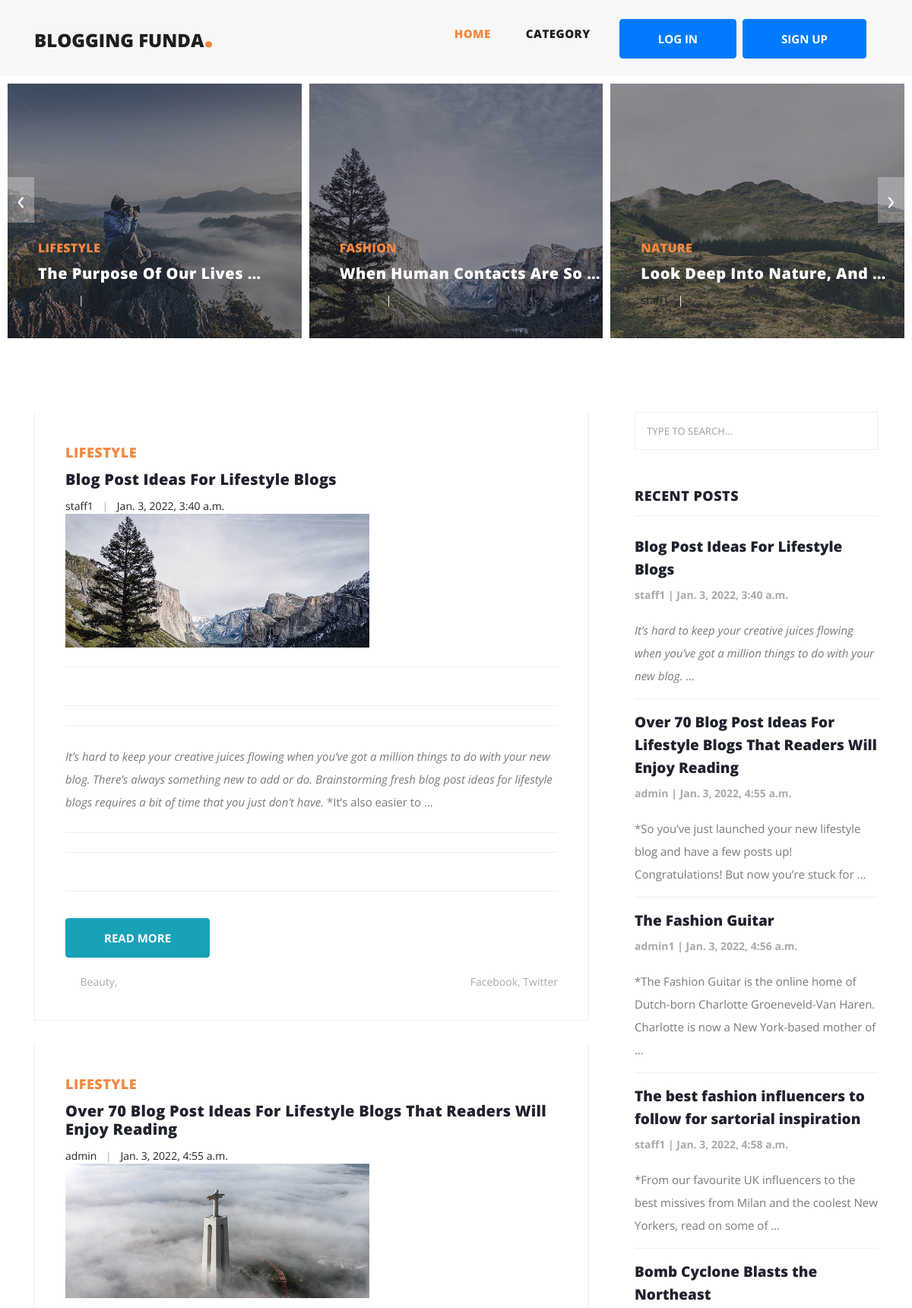
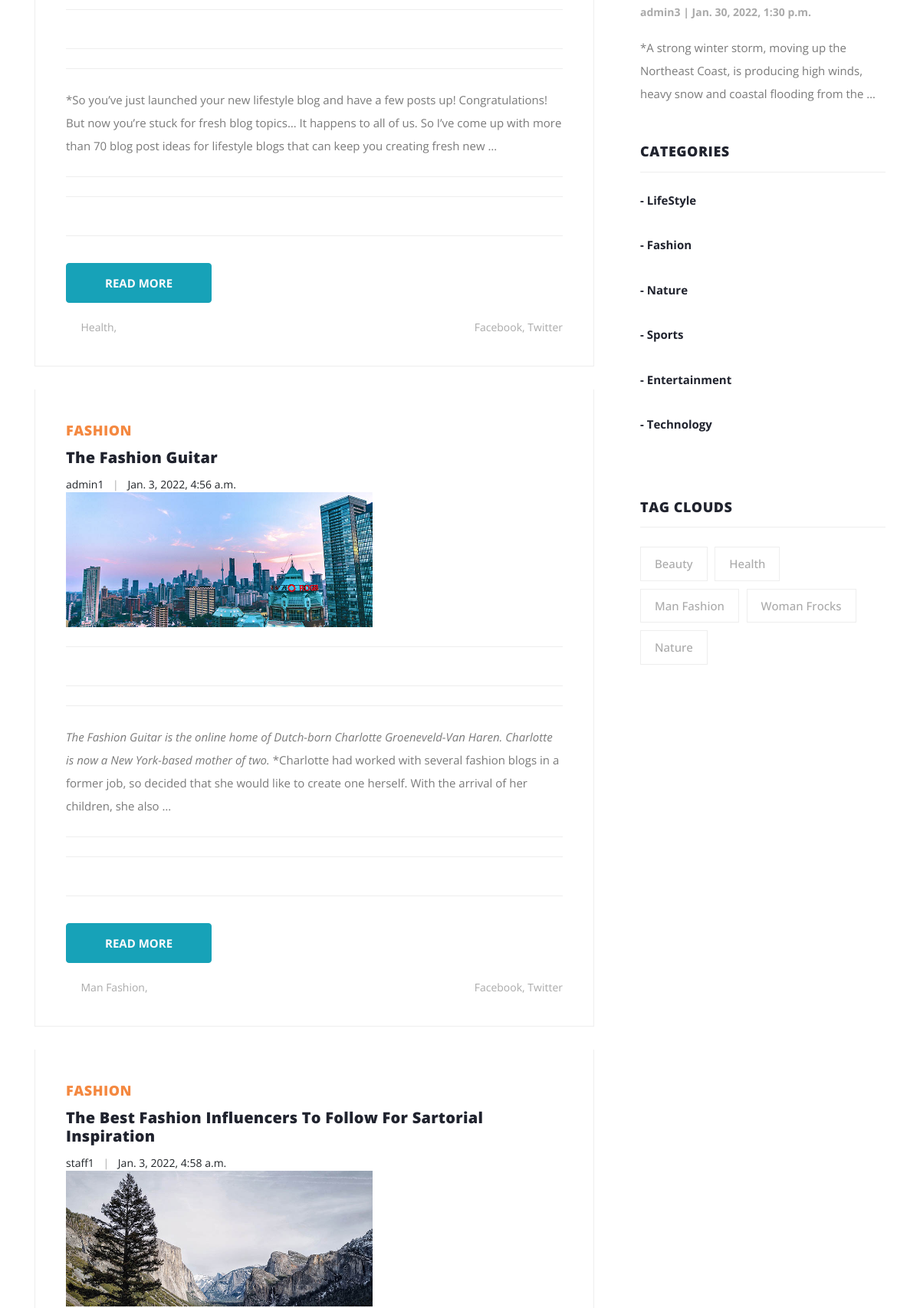
The page / (upper part) on the database its author committed (2 pictures, top to bottom).
### BlogApp/models.py (models this page shows, shortened)
class Category(models.Model):
    cat_id = models.AutoField(primary_key=True)
    title = models.CharField(max_length=100)
    author = models.ForeignKey('auth.User',on_delete=models.CASCADE,)
    description = models.TextField()
    url = models.CharField(max_length=100)
    img = models.ImageField(upload_to = 'catogery/')
    def __str__(self):
        return self.title

class Post(models.Model):
    post_id = models.AutoField(primary_key=True)
    title = models.CharField(max_length=100)
    author = models.ForeignKey('auth.User',on_delete=models.CASCADE,)
    content = models.TextField()
    url = models.CharField(max_length=100)
    cat = models.ForeignKey(Category,on_delete=models.CASCADE)
    img = models.ImageField(upload_to = 'post/')
    add_date = models.DateTimeField(auto_now_add=True, null=True)
    tag = models.CharField(max_length=50,null=True)

### BlogApp/views.py (the view)
# urls.py: path('',home,name = 'home'),
def home(request):
    posts = Post.objects.all()
    cats = Category.objects.all()
    return render(request,'index.html',{'cats':cats,'posts':posts,'home':'active'})

### BlogApp/templatetags/markdownsupport.py (called while the page is built)
@register.filter
def convert_markdown(value):
    return markdown.markdown(value)

### templates/index.html (shortened to what this page needs)
{% extends 'base.html' %}{% load static %} {% block title %}Home{% endblock title %}{% block content %}
{% include 'header.html'%}
<div class="main-banner header-text">{% include 'banner.html'%}</div>
<section class="blog-posts">{% include 'blog-post.html'%}</section>
    {% include 'footer.html'%}
{% endblock content %}

### templates/banner.html (shortened to what this page needs)
<!DOCTYPE html>
<html lang="en">
<head>
</head>{% load static %}
<body>
    <div class="container-fluid">
        <div class="owl-banner owl-carousel">
            {% for cat in cats %}
            <div class="item">
                <img src="/media/{{cat.img}}" alt="">
                <div class="item-content">
                    <div class="main-content">
                        <div class="meta-category">
                            <a href="/allpostonecatogery/{{cat.url}}"><span>{{cat.title}}</span></a>>
                        </div>
                        <h4>{{cat.description | truncatewords:5}}</h4>
                        <ul class="post-info">
                            <li>{{cat.author}}
                            </li>
                        </ul>
                    </div>
                </div>
            </div>
            {% endfor %}
        </div>
    </div>
</body>

### templates/blog-post.html (shortened to what this page needs)
<!DOCTYPE html>
<html lang="en">
{% load static %} {% load markdownsupport %}
<head>
</head>
<div class="container">
    <div class="row">
        <div class="col-lg-8">
            <div class="all-blog-posts">
                <div class="row">
                    {% for post in posts %}
                    <div class="col-lg-12">
                        <div class="blog-post">
                            <div class="down-content">
                                <span>{{post.cat}}</span>
                                <a href="{% url 'post-details' post.url%}">
                                    <h4>{{post.title}}</h4>
                                </a>
                                <ul class="post-info">
                                    <li>
                                        {{post.author}}
                                    </li>
                                    <li>
                                        {{post.add_date}}
                                    </li>
                                </ul>
                                <img src="/media/{{post.img}}" alt="" style="width: 400px;">
                                <p>{{post.content | truncatewords:50|convert_markdown|safe}}
                                </p>
                                <div class="btn btn-info" style="margin-top: 10px; ">
                                    <a href="/post-details/{{post.url}} " style="color:rgb(253, 250, 253) ">Read more</a></div>
                                <br>
                                <br>
                                <div class="post-options">
                                    <div class="row">
                                        <div class="col-6">
                                            <ul class="post-tags">
                                                <li><i class="fa fa-tags"></i></li>
                                                <li>
                                                    <a href="#">{{post.tag}}</a>,</li>
                                            </ul>
                                        </div>
                                        <div class="col-6">
                                            <ul class="post-share">
                                                <li><i class="fa fa-share-alt"></i></li>
                                                <li><a href="www.facebook.com">Facebook</a>,</li>
                                                <li><a href="www.twitter.com"> Twitter</a></li>
                                            </ul>
                                        </div>
                                    </div>
                                </div>
                            </div>
                        </div>
                    </div>
                    {% endfor %}
                </div>
            </div>
        </div>
        <div class="col-lg-4">
            <div class="sidebar">
                <div class="row">
                    <div class="col-lg-12">
                        <div class="sidebar-item search">
                            <form id="search_form" name="gs" method="GET" action="#">
                                <input type="text" name="q" class="searchText" placeholder="type to search..." autocomplete="on">
                            </form>
                        </div>
                    </div>
                    <div>{% include "side-bar-post-cat.html" %}</div>
                    <div class="col-lg-12">
                        <div class="sidebar-item tags">
                            <div class="sidebar-heading">
                                <h2>Tag Clouds</h2>
                            </div>
                            <div class="content">
                                <ul>{% for post in posts %}
                                    <li>
                                        <a href="#">{{post.tag}}</a>
                                    </li>
                                    {% endfor %}
                                </ul>
                            </div>
                        </div>
                    </div>
                </div>
            </div>
        </div>
    </div>
</div>

### templates/side-bar-post-cat.html
{% load markdownsupport %}
<div class="col-lg-12">
    <div class="sidebar-item recent-posts">
        <div class="sidebar-heading">
            <h2>Recent Posts</h2>
        </div>
        <div class="content">
            <ul>{% for post in posts%}
                <li>
                    <a href="{% url 'post-details' post.url%}">
                        <h5>{{post.title}}</h5>
                        <strong><span>{{post.author}} | {{post.add_date}}</span></strong>
                        <br>
                        <p>{{post.content|truncatewords:20|convert_markdown|safe}}</p>
                    </a>
                </li>
                {% endfor %}
            </ul>
        </div>
    </div>
</div>
<div class="col-lg-12">
    <div class="sidebar-item categories">
        <div class="sidebar-heading">
            <h2>Categories</h2>
        </div>
        {% for cat in cats %}
        <div class="content">
            <ul>
                <li><a href="/allpostonecatogery/{{cat.url}}">- {{cat.title}}</a>
                </li>
                <br>
            </ul>
        </div>{% endfor %}
    </div>
</div>

### static/css/main-1.css (style rules this page uses)
.row { display: -webkit-box; display: -webkit-flex; display: -moz-box; display: -ms-flexbox; display: flex; -webkit-flex-wrap: wrap; -ms-flex-wrap: wrap; flex-wrap: wrap; }
html { -webkit-box-sizing: border-box; -moz-box-sizing: border-box; box-sizing: border-box; }
* { padding: 0; margin: 0; }
*, *:before, *:after { -webkit-box-sizing: inherit; -moz-box-sizing: inherit; box-sizing: inherit; }
body, h1, h2, h3, h4, h5, h6, blockquote, p, pre, dl, dd, ol, ul, figure, hr, fieldset, legend { margin: 0; padding: 0; }
body { font-family: "Open Sans", "Arial", "Helvetica Neue", sans-serif; font-weight: 400; font-size: 14px; }
h1, h2, h3, h4, h5, h6 { font-weight: 400; }
h2 { font-size: 30px; }
h4 { font-size: 18px; }
h5 { font-size: 15px; }
.btn { display: inline-block; line-height: 50px; padding: 0 50px; -webkit-transition: all 0.4s ease; -o-transition: all 0.4s ease; -moz-transition: all 0.4s ease; transition: all 0.4s ease; cursor: pointer; font-size: 15px; text-transform: uppercase; font-weight: 700; color: #fff; font-family: inherit; }
input { outline: none; margin: 0; border: none; -webkit-box-shadow: none; -moz-box-shadow: none; box-shadow: none; width: 100%; font-size: 14px; font-family: inherit; }

### rows shown on the page
Category: img (picture), title "LIFESTYLE", description "The Purpose Of Our Lives …", author "admin", title "LifeStyle"
Category: img (picture), title "FASHION", description "When Human Contacts Are So …", author "admin1", title "Fashion"
Category: img (picture), title "NATURE", description "Look Deep Into Nature, And …", author "staff1", title "Nature"
Post: cat "LIFESTYLE", title "Blog Post Ideas For Lifestyle Blogs", author "staff1", add_date "Jan. 3, 2022, 3:40 a.m.", img (picture), content|convert_markdown "It’s hard to keep your creative juices flowing when you’ve got a million things to do with your new blog. There’s always something new to add or do. Brainstorming fresh blog post ideas for lifestyle blogs requires a bit of time that you just don’t have. *It’s also easier to …", tag "Beauty", content|convert_markdown "It’s hard to keep your creative juices flowing when you’ve got a million things to do with your new blog. …"
Post: cat "LIFESTYLE", title "Over 70 Blog Post Ideas For Lifestyle Blogs That Readers Will Enjoy Reading", author "admin", add_date "Jan. 3, 2022, 4:55 a.m.", img (picture), content|convert_markdown "*So you’ve just launched your new lifestyle blog and have a few posts up! Congratulations! But now you’re stuck for fresh blog topics… It happens to all of us. So I’ve come up with more than 70 blog post ideas for lifestyle blogs that can keep you creating fresh new …", tag "Health", content|convert_markdown "*So you’ve just launched your new lifestyle blog and have a few posts up! Congratulations! But now you’re stuck for …"
Post: cat "FASHION", title "The Fashion Guitar", author "admin1", add_date "Jan. 3, 2022, 4:56 a.m.", img (picture), content|convert_markdown "The Fashion Guitar is the online home of Dutch-born Charlotte Groeneveld-Van Haren. Charlotte is now a New York-based mother of two. *Charlotte had worked with several fashion blogs in a former job, so decided that she would like to create one herself. With the arrival of her children, she also …", tag "Man Fashion", content|convert_markdown "*The Fashion Guitar is the online home of Dutch-born Charlotte Groeneveld-Van Haren. Charlotte is now a New York-based mother of …"
Post: cat "FASHION", title "The Best Fashion Influencers To Follow For Sartorial Inspiration", author "staff1", add_date "Jan. 3, 2022, 4:58 a.m.", img (picture), title "The best fashion influencers to follow for sartorial inspiration", content|convert_markdown "*From our favourite UK influencers to the best missives from Milan and the coolest New Yorkers, read on some of …", tag "Woman Frocks"
Post: title "Bomb Cyclone Blasts the Northeast", author "admin3", add_date "Jan. 30, 2022, 1:30 p.m.", content|convert_markdown "*A strong winter storm, moving up the Northeast Coast, is producing high winds, heavy snow and coastal flooding from the …", tag "Nature"
Category: title "Sports"
Category: title "Entertainment"
Category: title "Technology"
